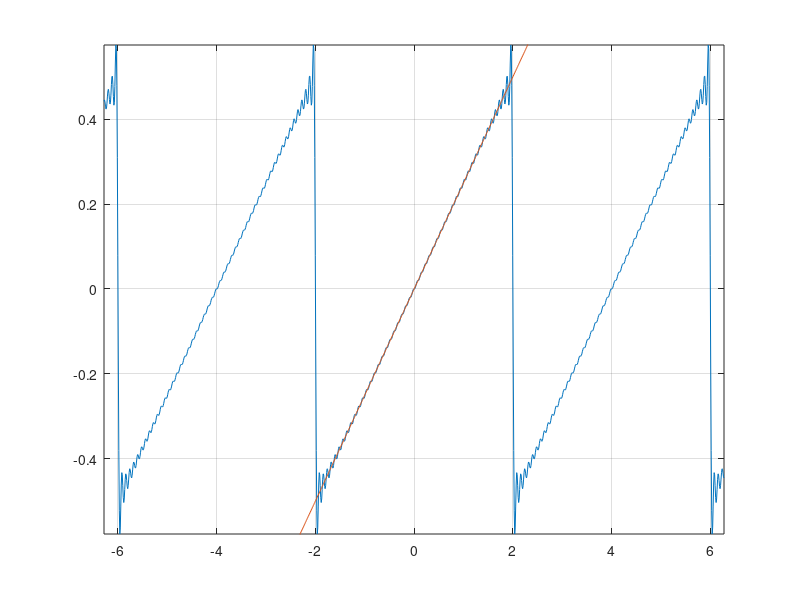

Recreate this plot in MATLAB. (Note: this script raises an error after producing the figure.)


% a=@(n)(-1)^n*(exp(pi)-exp(-pi))/pi/(n^2+1);
% b=@(n)-n*a(n);
% f=a(0)/2;

% a=@(n)((-1)^n-1)/(n^2*pi^2);
% b=@(n)0;
% f=1/4;

a=@(n)0;
b=@(n)(-1)^(n+1)/pi/n;
f=0;


x=[-2*pi:0.01:2*pi];
nm=50;
for n=1:nm
%     f=f+a(n)*cos(n*x)+b(n)*sin(n*x);
    f=f+a(n)*cos(pi/2*n*x)+b(n)*sin(pi/2*n*x);
end
close all;
figure("Position",[100,100,297,210])
plot(x,f); hold on;
% plot(x,exp(x));
plot(x,x/4);
ylim([min(f) max(f)])
xlim([min(x) max(x)]); grid on;
%%
% exportgraphics(gcf,"plot"+num2str(nm)+".png","Resolution",300);
exportgraphics(gcf,"plot5-"+num2str(nm)+".png","Resolution",300);